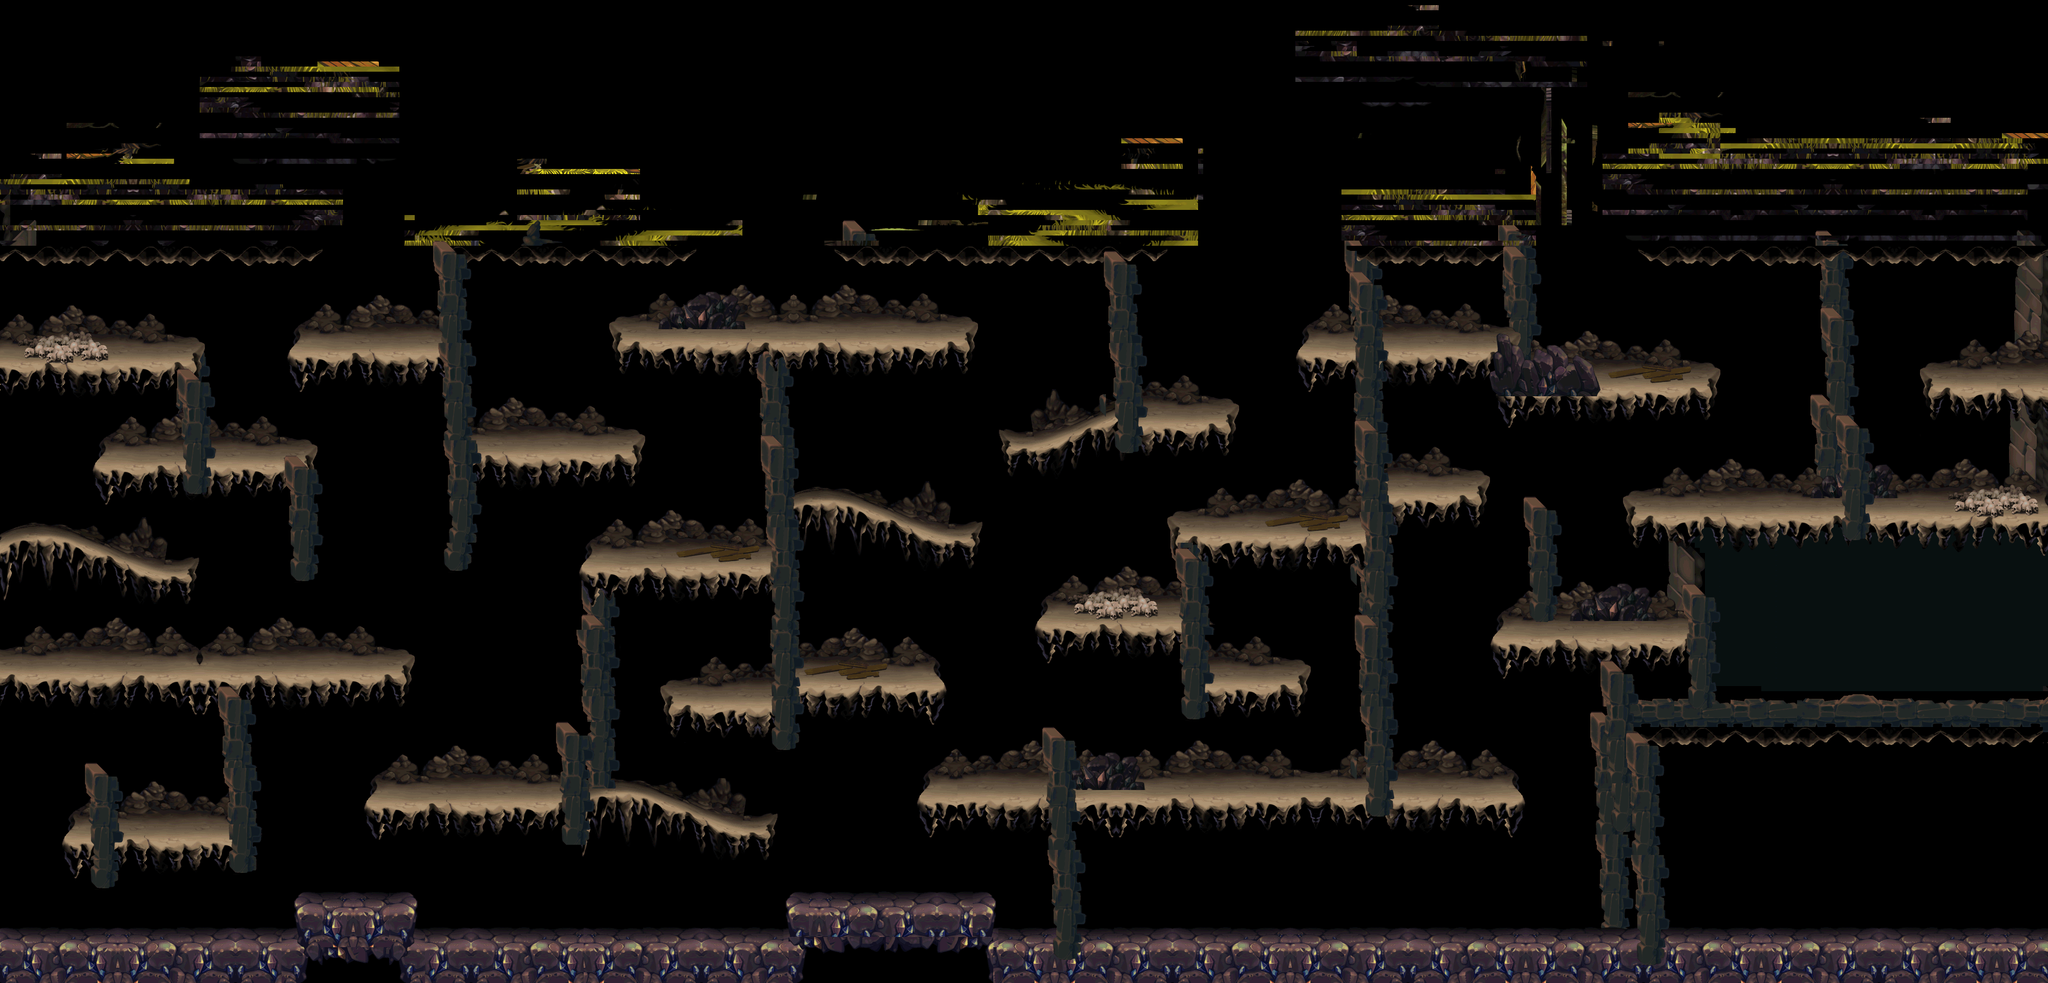

This is a level from a 2D game, rendered from its Tiled map with the project's own tilesets. A one-line summary and the map file follow, with tile-layer data summarised:
An orthogonal 400x192 tile map with 10x10 px tiles, 8 tile layers (land1, land11, land2, land22, ...), 2 tilesets and 234 objects.

<map version="1.0" orientation="orthogonal" width="400" height="192" tilewidth="10" tileheight="10">
 <tileset firstgid="1" name="a-land" tilewidth="10" tileheight="10">
  <image source="b-land.png" width="1473" height="1023" />
 </tileset>
 <tileset firstgid="14995" name="x-land" tilewidth="10" tileheight="10">
  <image source="x-land.png" width="2036" height="734" />
 </tileset>
 <layer name="land1" width="400" height="192">
  <data>[76800 cells, 1896 non-empty, 1518 distinct tile ids]</data>
 </layer>
 <layer name="land11" width="400" height="192">
  <data>[76800 cells, 14430 non-empty, 2422 distinct tile ids]</data>
 </layer>
 <layer name="land2" width="400" height="192">
  <data>[76800 cells, 8371 non-empty, 5058 distinct tile ids]</data>
 </layer>
 <layer name="land22" width="400" height="192">
  <data>[76800 cells, 16247 non-empty, 2242 distinct tile ids]</data>
 </layer>
 <layer name="land3" width="400" height="192">
  <data>[76800 cells, 980 non-empty, 513 distinct tile ids]</data>
 </layer>
 <layer name="land33" width="400" height="192">
  <data>[76800 cells, 15605 non-empty, 2762 distinct tile ids]</data>
 </layer>
 <layer name="land4" width="400" height="192">
  <data>[76800 cells, 24 non-empty, 24 distinct tile ids]</data>
 </layer>
 <layer name="land44" width="400" height="192">
  <data>[76800 cells, 2337 non-empty, 367 distinct tile ids]</data>
 </layer>
 <objectgroup name="pengzhuang" width="400" height="192">
  <object x="0" y="390" width="630" height="90" />
  <object x="630" y="400" width="20" height="60" />
  <object x="450" y="170" width="280" height="20" />
  <object x="430" y="180" width="20" height="20" />
  <object x="730" y="180" width="30" height="20" />
  <object x="2660" y="420" width="270" height="60" />
  <object x="2630" y="430" width="30" height="50" />
  <object x="2930" y="430" width="30" height="50" />
  <object x="3200" y="320" width="800" height="160" />
  <object x="3770" y="740" width="230" height="20" />
  <object x="3190" y="990" width="810" height="40" />
  <object x="3540" y="480" width="100" height="330" />
  <object x="2990" y="690" width="100" height="80" />
  <object x="3090" y="740" width="250" height="30" />
  <object x="2920" y="480" width="80" height="290" />
  <object x="2540" y="670" width="380" height="30" />
  <object x="2640" y="700" width="80" height="880" />
  <object x="2720" y="950" width="170" height="30" />
  <object x="2930" y="1230" width="360" height="30" />
  <object x="3290" y="1030" width="100" height="330" />
  <object x="3110" y="1260" width="130" height="350" />
  <object x="2200" y="810" width="210" height="30" />
  <object x="2160" y="480" width="80" height="370" />
  <object x="2290" y="1030" width="350" height="30" />
  <object x="2290" y="1060" width="80" height="300" />
  <object x="2370" y="1320" width="170" height="30" />
  <object x="1810" y="1540" width="830" height="30" />
  <object x="2040" y="1200" width="250" height="30" />
  <object x="1210" y="650" width="690" height="30" />
  <object x="1480" y="680" width="90" height="730" />
  <object x="1150" y="1090" width="330" height="30" />
  <object x="1570" y="1320" width="260" height="30" />
  <object x="1310" y="1360" width="170" height="30" />
  <object x="730" y="1550" width="520" height="30" />
  <object x="130" y="1620" width="310" height="30" />
  <object x="420" y="1330" width="90" height="320" />
  <object x="0" y="1300" width="790" height="30" />
  <object x="190" y="890" width="140" height="30" />
  <object x="560" y="920" width="50" height="210" />
  <object x="0" y="690" width="390" height="30" />
  <object x="570" y="670" width="290" height="30" />
  <object x="840" y="480" width="90" height="630" />
  <object x="930" y="870" width="320" height="30" />
  <object x="0" y="1830" width="580" height="90" />
  <object x="1540" y="1760" width="400" height="160" />
  <object x="580" y="1760" width="230" height="160" />
  <object x="40" y="1040" width="70" height="30" />
  <object x="0" y="1060">
   <polygon points="0,0 40,-20 40,0" />
  </object>
  <object x="110" y="1060">
   <polygon points="0,0 0,-20 50,0" />
  </object>
  <object x="160" y="1110">
   <polygon points="0,0 0,-50 130,0" />
  </object>
  <object x="290" y="1110" width="80" height="20" />
  <object x="110" y="1060" width="50" height="10" />
  <object x="0" y="1060" width="40" height="10" />
  <object x="160" y="1110" width="130" height="10" />
  <object x="1640" y="990" width="50" height="10" />
  <object x="1530" y="990" width="40" height="10" />
  <object x="1530" y="990">
   <polygon points="0,0 40,-20 40,0" />
  </object>
  <object x="1690" y="1040">
   <polygon points="0,0 0,-50 130,0" />
  </object>
  <object x="1690" y="1040" width="130" height="10" />
  <object x="1640" y="990">
   <polygon points="0,0 0,-20 50,0" />
  </object>
  <object x="1570" y="970" width="70" height="30" />
  <object x="1820" y="1040" width="80" height="20" />
  <object x="1240" y="1560" width="50" height="10" />
  <object x="1130" y="1560">
   <polygon points="0,0 40,-20 40,0" />
  </object>
  <object x="1290" y="1610">
   <polygon points="0,0 0,-50 130,0" />
  </object>
  <object x="1290" y="1610" width="130" height="10" />
  <object x="1240" y="1560">
   <polygon points="0,0 0,-20 50,0" />
  </object>
  <object x="1170" y="1540" width="70" height="30" />
  <object x="1420" y="1610" width="80" height="20" />
  <object x="1970" y="860" width="190" height="20" />
  <object x="2050" y="860">
   <polygon points="0,0 110,-40 110,0" />
  </object>
  <object x="1180" y="460">
   <polygon points="0,0 170,-110 170,0" />
  </object>
  <object x="1350" y="350" width="70" height="120" />
  <object x="840" y="460" width="510" height="20" />
  <object x="1400" y="350">
   <polygon points="0,0 0,-40 20,0" />
  </object>
  <object x="1370" y="350">
   <polygon points="0,0 30,-40 30,0" />
  </object>
  <object x="860" y="460">
   <polygon points="0,0 0,-130 200,0" />
  </object>
  <object x="840" y="340" width="30" height="120" />
  <object x="2700" y="110" width="200" height="20" />
  <object x="2900" y="180">
   <polygon points="0,0 0,-70 140,0" />
  </object>
  <object x="2560" y="190" width="90" height="10" />
  <object x="2530" y="260">
   <polygon points="0,0 30,-70 30,0" />
  </object>
  <object x="2980" y="180" width="60" height="10" />
  <object x="2810" y="110">
   <polygon points="0,0 0,-20 90,0" />
  </object>
  <object x="2560" y="190">
   <polygon points="0,0 140,-80 140,0" />
  </object>
  <object x="2700" y="110">
   <polygon points="0,0 110,-20 110,0" />
  </object>
  <object x="3040" y="320">
   <polygon points="0,0 0,-140 150,0" />
  </object>
  <object x="3130" y="320" width="160" height="20" />
  <object x="1830" y="270" width="30" height="180" />
  <object x="1880" y="320" width="410" height="130" />
  <object x="1660" y="450">
   <polygon points="0,0 140,-90 140,0" />
  </object>
  <object x="1860" y="320">
   <polygon points="0,0 0,-50 100,0" />
  </object>
  <object x="1800" y="360" width="30" height="90" />
  <object x="1620" y="450" width="690" height="30" />
  <object x="2290" y="330" width="30" height="120" />
  <object x="330" y="720" width="80" height="210" />
  <object x="810" y="1830" width="730" height="100" />
  <object x="1940" y="1830" width="2060" height="90" />
  <object x="410" y="890" width="200" height="30" />
  <object x="2720" y="1540" width="250" height="30" />
 </objectgroup>
 <objectgroup name="zuobiao1" width="400" height="192">
  <!-- 134 objects omitted --></objectgroup>
 <objectgroup name="zuobiao2" width="400" height="192">
  <!-- 82 objects omitted --></objectgroup>
 <objectgroup name="zuobiao3" width="400" height="192">
  <!-- 28 objects omitted --></objectgroup>
</map>
<!-- 134 of 234 objects omitted -->